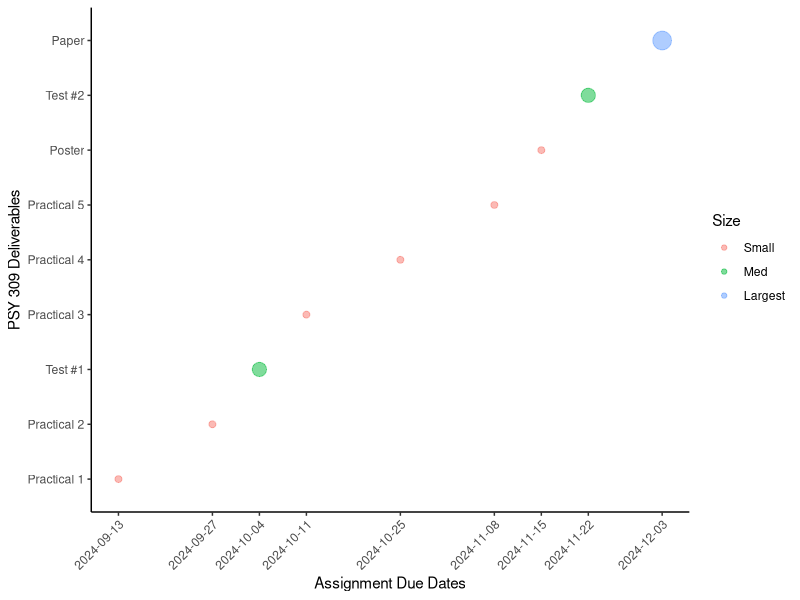

R code for this plot: (Note: this script raises an error after producing the figure.)
## ---- chunk 1
knitr::opts_chunk$set(echo = FALSE,message=FALSE,warning=FALSE)

library(tidyverse)
library(reshape2)
packageVersion("xfun")


data <- read_csv("Breakdown.csv")
## ---- chunk 2
data %>%
  mutate(TA = c("Victoria","Evana","All (Split)","Jennifer","Victoria","Evana","All (Split)","All (Split)","All (Split)")) %>%
  knitr::kable()
## ---- chunk 3
data$Assignment <- as.character(data$Assignment)
data$Assignment <- factor(data$Assignment,levels=unique(data$Assignment))

data$Size <- as.character(data$Size)
data$Size <- factor(data$Size, levels=c("Small","Med","Largest"))

a <- data %>%
  ggplot(aes(x=Due_Date,y=Assignment,colour=Size,size=Size))+
  geom_point(alpha=0.5)+
  theme_classic()+
  scale_x_continuous(labels = as.character(data$Due_Date),breaks=data$Due_Date)+
  theme(axis.text.x = element_text(angle = 45,vjust=1,hjust=1))+
  labs(
    x="Assignment Due Dates",
    y="PSY 309 Deliverables"
  )+
  guides(size="none")

ggsave("Psy309_deliverables.png",a,height=4,width=5,dpi=300)

knitr::include_graphics("Psy309_deliverables.png")
